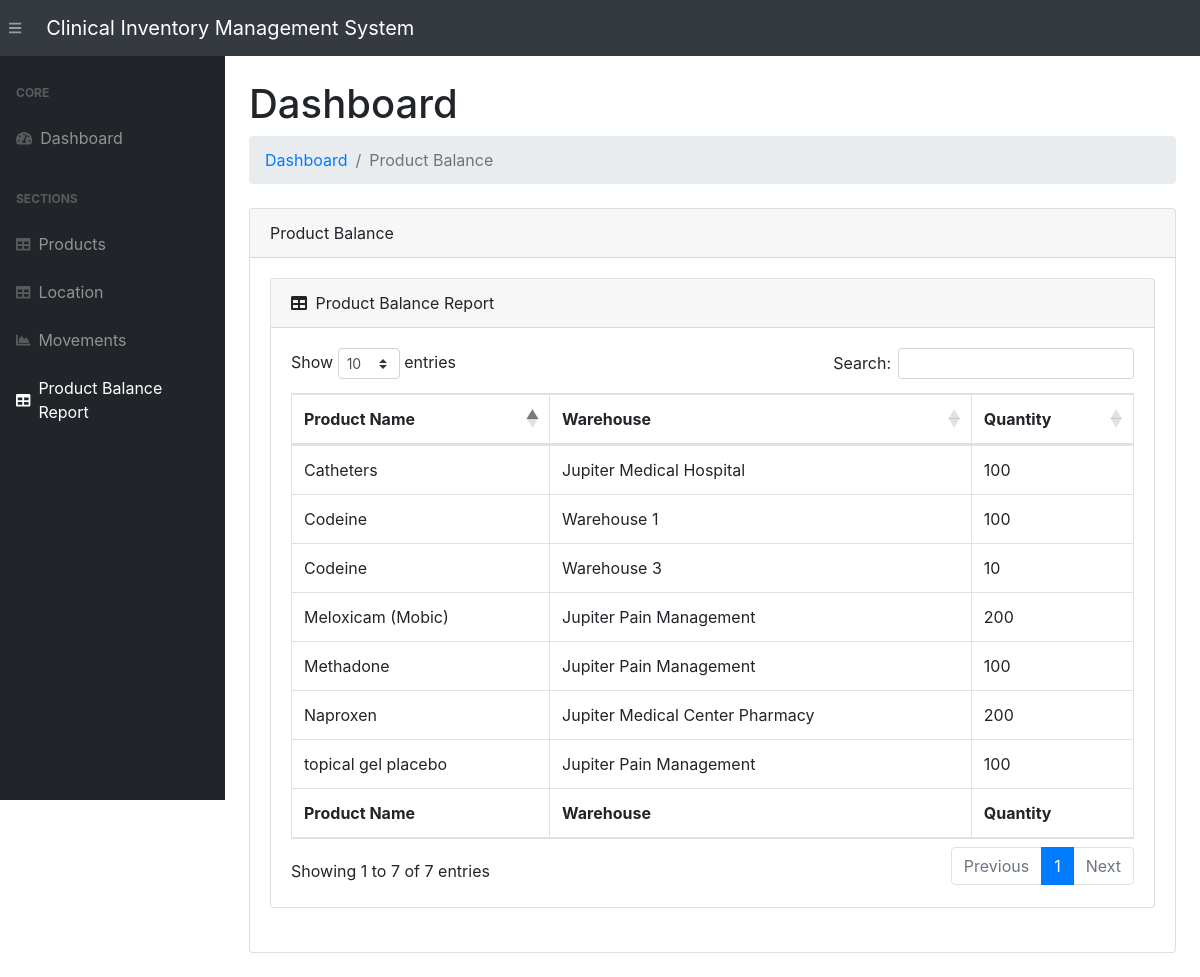
Screenshot of /product-balance/ with the database file from the repository.
### app.py (models this page shows, shortened)
class ProductMovement(db.Model):
    __tablename__   = 'productmovements'
    movement_id     = db.Column(db.Integer, primary_key=True)
    product_id      = db.Column(db.Integer, db.ForeignKey('products.product_id'))
    qty             = db.Column(db.Integer)
    from_location   = db.Column(db.Integer, db.ForeignKey('locations.location_id'))
    to_location     = db.Column(db.Integer, db.ForeignKey('locations.location_id'))
    movement_time   = db.Column(db.DateTime, default=datetime.utcnow)
    product         = db.relationship('Product', foreign_keys=product_id)
    fromLoc         = db.relationship('Location', foreign_keys=from_location)
    toLoc           = db.relationship('Location', foreign_keys=to_location)

### app.py (the view)
@app.route("/product-balance/", methods=["POST", "GET"])
def productBalanceReport():
    movs = ProductMovement.query.\
        join(Product, ProductMovement.product_id == Product.product_id).\
        add_columns(
            Product.product_id,
            ProductMovement.qty,
            ProductMovement.from_location,
            ProductMovement.to_location,
            ProductMovement.movement_time).\
        order_by(ProductMovement.product_id).\
        order_by(ProductMovement.movement_id).\
        all()
    balancedDict = defaultdict(lambda: defaultdict(dict))
    tempProduct = ''
    for mov in movs:
        row = mov[0]
        if(tempProduct == row.product_id):
            if(row.to_location and not "qty" in balancedDict[row.product_id][row.to_location]):
                balancedDict[row.product_id][row.to_location]["qty"] = 0
            elif (row.from_location and not "qty" in balancedDict[row.product_id][row.from_location]):
                balancedDict[row.product_id][row.from_location]["qty"] = 0
            if (row.to_location and "qty" in balancedDict[row.product_id][row.to_location]):
                balancedDict[row.product_id][row.to_location]["qty"] += row.qty
            if (row.from_location and "qty" in balancedDict[row.product_id][row.from_location]):
                balancedDict[row.product_id][row.from_location]["qty"] -= row.qty
            pass
        else :
            tempProduct = row.product_id
            if(row.to_location and not row.from_location):
                if(balancedDict):
                    balancedDict[row.product_id][row.to_location]["qty"] = row.qty
                else:
                    balancedDict[row.product_id][row.to_location]["qty"] = row.qty
    return render_template("product-balance.html", movements=balancedDict)

### templates/product-balance.html (shortened to what this page needs)
{% extends 'base.html' %}
{% block content %}
<main>
    <div class="container-fluid">
        <h1 class="mt-4">Dashboard</h1>
        <ol class="breadcrumb mb-4">
            <li class="breadcrumb-item"><a href="/">Dashboard</a></li>
            <li class="breadcrumb-item active">Product Balance</li>
        </ol>
        <div class="card mb-4">
            <div class="card-header">Product Balance</div>
            <div class="card-body">
                <div class="card mb-4">
                <div class="card-header">
                    <i class="fas fa-table mr-1"></i>
                    Product Balance Report
                </div>
                <div class="card-body">
                    <div class="table-responsive">
                        {% if movements|length < 1 %}
                        <h4>There are no Movements, add one above</h4>
                        {% else %}
                        <table class="table table-bordered" id="dataTable" width="100%" cellspacing="0">
                            <thead>
                                <tr>
                                    <th>Product Name</th>
                                    <th>Warehouse</th>
                                    <th>Quantity</th>
                                </tr>
                            </thead>
                            <tfoot>
                                <tr>
                                    <th>Product Name</th>
                                    <th>Warehouse</th>
                                    <th>Quantity</th>
                                </tr>
                            </tfoot>
                            <tbody>
                                {% for pkey, values in movements.items() %}
                                    {% set count = values|length() %}
                                    <tr>
                                        <td>{{pkey}}</td>
                                        {% for key, value in values.items() %}
                                            <td>{{key}}</td>
                                            <td>{{value.qty}}</td>
                                            {% if values|length() > 1 %}
                                                {% if values|last != key %}
                                                    </tr>
                                                    <tr>
                                                        <td>{{pkey}}</td>
                                                {% endif %}
                                            {% endif %}
                                        {% endfor %}
                                        </tr>
                                    {% endfor %}
                            </tbody>
                        </table>
                        {% endif %}
                </div>
            </div>
                </div>
            </div>
        </div>
    </div>
</main>
{% endblock %}

### rows the page displays
ProductMovement: product "Catheters", to_location "Jupiter Medical Hospital", qty "100"
ProductMovement: product "Codeine", to_location "Warehouse 1", qty "100"
ProductMovement: to_location "Warehouse 3", qty "10"
ProductMovement: product "Meloxicam (Mobic)", to_location "Jupiter Pain Management", qty "200"
ProductMovement: product "Methadone", to_location "Jupiter Pain Management", qty "100"
ProductMovement: product "Naproxen", to_location "Jupiter Medical Center Pharmacy", qty "200"
ProductMovement: product "topical gel placebo", to_location "Jupiter Pain Management", qty "100"
